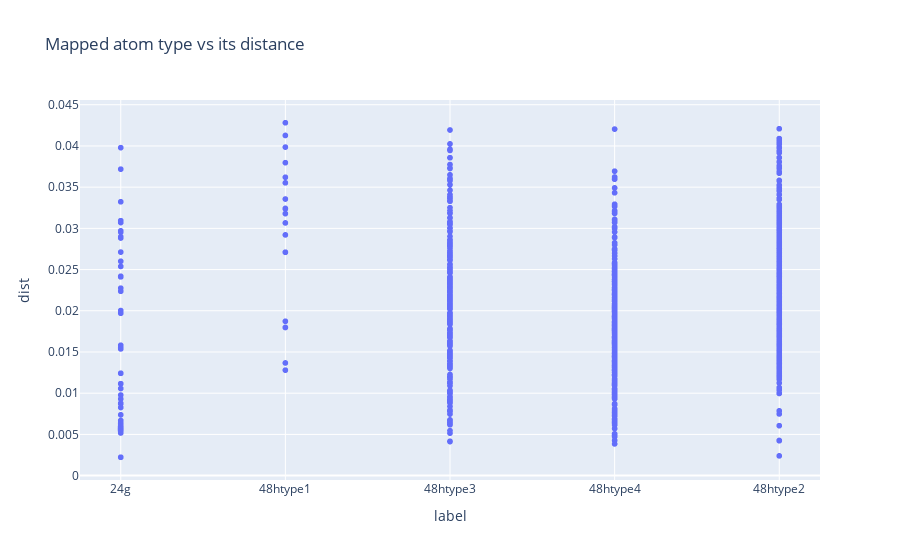

Notebook cell for this chart:
### Markdown cell above
# visualization of mapped atom

### Code cell
df = Plot.Mapping.Labelling.plot_mapped_label_vs_dist_and_histogram(file_loc_important_cols, litype, category_data = "mapping", el = "Li")

### Figure 1 — Plotly figure (JSON) as saved in the notebook; plotly's stock layout.template omitted (floating-point values rounded to 4 significant figures; data arrays with more than 128 entries replaced by an {"elided": "..."} marker saying what was removed)
{"data": [{"hovertemplate": "label=%{x}<br>dist=%{y}<extra></extra>", "legendgroup": "", "marker": {"color": "#636efa", "symbol": "circle"}, "mode": "markers", "name": "", "showlegend": false, "type": "scattergl", "x": {"elided": "1242 str values"}, "xaxis": "x", "y": {"elided": "1242 float values"}, "yaxis": "y"}], "layout": {"legend": {"tracegroupgap": 0}, "title": {"text": "Mapped atom type vs its distance"}, "xaxis": {"anchor": "y", "domain": [0, 1], "title": {"text": "label"}}, "yaxis": {"anchor": "x", "domain": [0, 1], "title": {"text": "dist"}}}}
